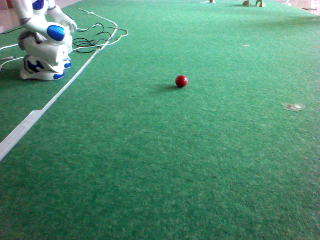
#> input picture opencv-tutorial/image/thumb-5.png, 320 x 240 px, found by its file name
$ python getred.py
#> lines starting #> are read from the running program, lines starting #| are printed output that depends on the picture; after the words box and inside, x2 and y2 are one past the last pixel; in counts of white or black regions, pixels touching at a corner belong together
# -*- coding:utf-8 -*-
import cv2 as cv
import numpy as np

print("***************Hello python***************")
src=cv.imread("C:/Users/lcx/Desktop/testimage/thumb-5.png")
#> src is the input picture: shape (240, 320, 3); mean B, G, R 115.8, 142.9, 83.4
dst = cv.cvtColor(src, cv.COLOR_BGR2HSV)  # BGR转HSV
#> dst: shape (240, 320, 3); mean H, S, V 76.1, 114.5, 144

cv.namedWindow("input image",cv.WINDOW_AUTOSIZE)
cv.imshow("input image",src)

mask1 = cv.inRange(dst, np.array([0, 43, 46,]),np.array([10, 255, 255]))
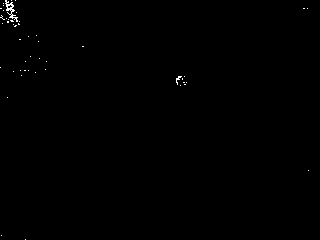
#> mask1: shape (240, 320); 0.24% white in thin lines or dots
mask2 = cv.inRange(dst, np.array([156, 43, 46,]),np.array([180, 255, 255]))
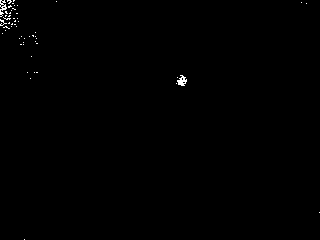
#> mask2: shape (240, 320); 0.33% white in thin lines or dots
cv.imshow("mask11",mask1)
cv.imshow("mask21",mask2)
mask_add = cv.addWeighted(mask1,1,mask2,1,0)
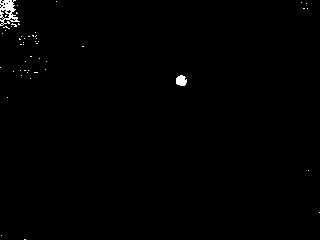
#> mask_add: shape (240, 320); 0.57% white; 50 white regions (48 under 20 px), largest, box (x1, y1, x2, y2) and area: (0, 0, 20, 26) 256, (176, 75, 187, 86) 95
cv.imshow('mask_add1',mask_add)
kernel = np.ones((5,5),np.float32)/25
dst = cv.filter2D(mask_add,-1,kernel)
#> dst: shape (240, 320)
cv.imshow("dst",dst)
ret, mask = cv.threshold(dst,230, 255, cv.THRESH_BINARY_INV)
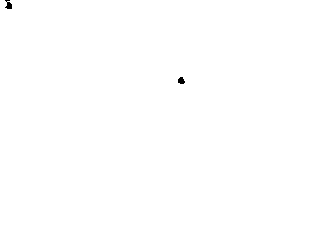
#> mask: shape (240, 320); 99.9% white; 2 black regions, box (x1, y1, x2, y2) and area: (5, 0, 12, 9) 41, (178, 77, 185, 84) 37
cv.imshow("mask",mask)


#cv.imshow("mask1",mask1)
#cv.imshow("mask2",mask2)
cv.waitKey(0)
cv.destroyAllWindows()
